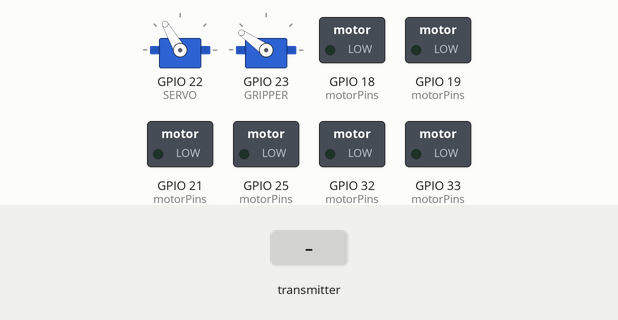
Recording of a sketch running on a simulated ESP32. Parts: 2 × servo, switched loads named in the sketch (green lamp = pin HIGH). The inputs (shaded band) are chosen by the test bench. What the sketch prints to the serial monitor is not drawn.

Above: at 1.2 s.
1.3 s: the transmitter starts sending position = 255
At 1.8 s:
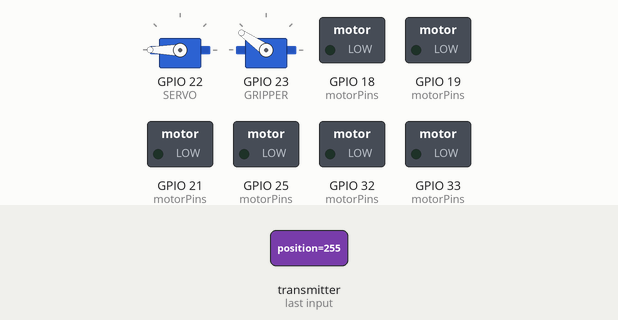
2.8 s: the transmitter starts sending LbuttonUp = 1
At 4.0 s:
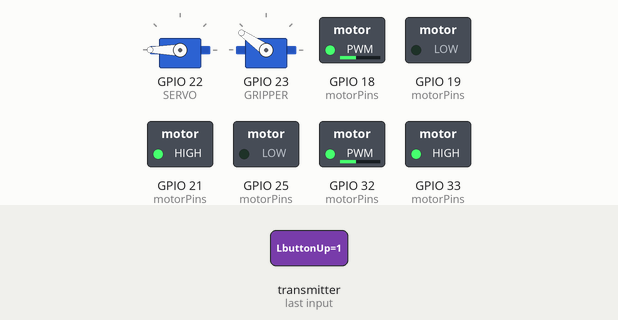
4.3 s: the transmitter starts sending LbuttonDown = 1
At 5.3 s:
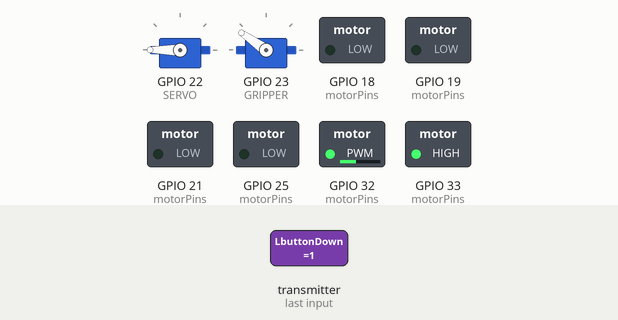
5.8 s: the transmitter starts sending RbuttonUp = 1
At 6.5 s:
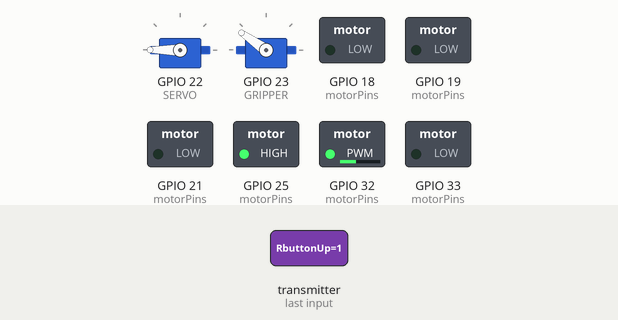
7.3 s: the transmitter starts sending LbuttonLeft = 1
At 7.6 s:
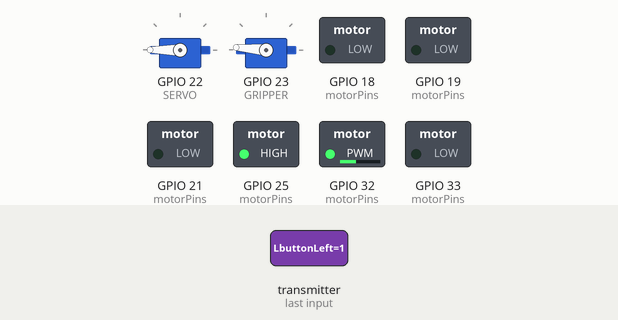
8.8 s: the transmitter starts sending RbuttonDown = 1
At 9.9 s:
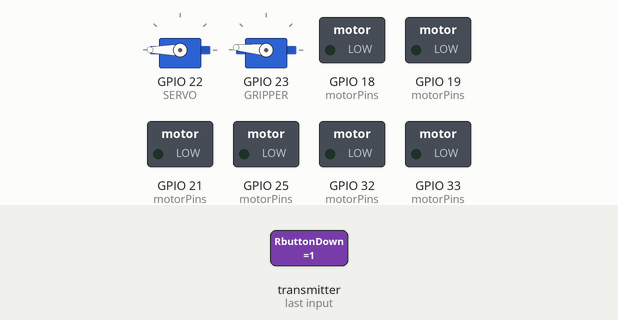
Timing chart, 0 to 11.3 s (numbered marks = the images above; inputs shaded):
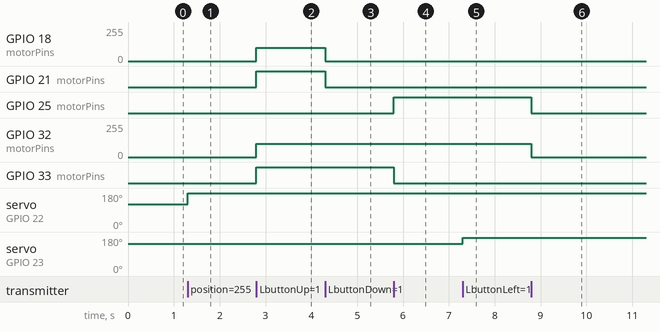

Measured:
- after the input at 1.3 s, servo on GPIO 22 (SERVO): 120° → 180° at once
- after the input at 2.8 s, GPIO 18 (motorPins), GPIO 32 (motorPins): 0/255 → 100/255 at once; GPIO 21 (motorPins), GPIO 33 (motorPins): LOW → HIGH at once
- after the input at 4.3 s, GPIO 18 (motorPins): 100/255 → 0/255 at once; GPIO 21 (motorPins): HIGH → LOW at once
- after the input at 5.8 s, GPIO 25 (motorPins): LOW → HIGH at once; GPIO 33 (motorPins): HIGH → LOW at once
- after the input at 7.3 s, servo on GPIO 23 (GRIPPER): 145° → 175° at once
- after the input at 8.8 s, GPIO 25 (motorPins): HIGH → LOW at once; GPIO 32 (motorPins): 100/255 → 0/255 at once

The sketch:

ManualTawan2car.ino
```cpp
#include <esp_now.h>
#include <WiFi.h>
#include <ESP32Servo.h>

//// Multi-core
//TaskHandle_t Task1;
//
//volatile uint8_t data_valid_flag = 0;

#define LEFT_MOTOR 0
#define RIGHT_MOTOR 1
#define STOP 0


#define PWMFreq 1000
#define PWMResolution 8

#define SERVO 22
#define GRIPPER 23
Servo servo;
Servo gripper;

struct MOTOR_PINS {
  uint8_t IN1;
  uint8_t IN2;
  uint8_t EN;
  uint8_t PWMSPEEDCHANNEL;
};

MOTOR_PINS motorPins[] = {
  { 21, 19, 18, 4 },  // LEFT_MOTOR
  { 25, 33, 32, 6 },  // RIGHT_MOTOR
};

void Motor_Init() {
  for (uint8_t i = 0; i < 2; ++i) {
    pinMode(motorPins[i].IN1, OUTPUT);
    pinMode(motorPins[i].IN2, OUTPUT);
    pinMode(motorPins[i].EN, OUTPUT);

    ledcSetup(motorPins[i].PWMSPEEDCHANNEL, PWMFreq, PWMResolution);
    ledcAttachPin(motorPins[i].EN, motorPins[i].PWMSPEEDCHANNEL);
    rotateMotor(i, STOP);
  }
}

void rotateMotor(uint8_t motorNumber, int motorSpeed) {
  if (motorSpeed < 0) {
    digitalWrite(motorPins[motorNumber].IN1, HIGH);
    digitalWrite(motorPins[motorNumber].IN2, LOW);
  } else if (motorSpeed > 0) {
    digitalWrite(motorPins[motorNumber].IN1, LOW);
    digitalWrite(motorPins[motorNumber].IN2, HIGH);
  } else {
    digitalWrite(motorPins[motorNumber].IN1, LOW);
    digitalWrite(motorPins[motorNumber].IN2, LOW);
  }
  ledcWrite(motorPins[motorNumber].PWMSPEEDCHANNEL, abs(motorSpeed));
}

void movement(bool LU, bool LD, bool RU, bool RD) {
  if (LU == 0) {
    rotateMotor(LEFT_MOTOR, 100);
  } else if (LD == 0) {
    rotateMotor(LEFT_MOTOR, -100);
  } else {
    rotateMotor(LEFT_MOTOR, STOP);
  }
  if (RU == 0) {
    rotateMotor(RIGHT_MOTOR, 100);
  } else if (RD == 0) {
    rotateMotor(RIGHT_MOTOR, -100);
  } else {
    rotateMotor(RIGHT_MOTOR, STOP);
  }
}

typedef struct struct_message {
  //  int pwmMotorLEFT;
  //  int pwmMotorRIGHT;
  uint8_t position;
  bool LbuttonUp;
  bool LbuttonDown;
  bool LbuttonLeft;
  bool LbuttonRight;
  bool RbuttonUp;
  bool RbuttonDown;

} struct_message;
struct_message myData;

void OnDataRecv(const uint8_t *mac, const uint8_t *incomingData, int len) {
  memcpy(&myData, incomingData, sizeof(myData));
  //  if(data_valid_flag == 0)// Set flag when the flag is cleared
  //    data_valid_flag = 1;
}


void setup() {
  servo.attach(SERVO);
  gripper.attach(GRIPPER);
  Serial.begin(115200);
  WiFi.mode(WIFI_STA);
  //WiFi.disconnect();
  WiFi.setSleep(false);
  Motor_Init();
  // Init ESP-NOW
  if (esp_now_init() != ESP_OK) {
    //  Serial.println("Error initializing ESP-NOW");
    return;
  }

  //xTaskCreatePinnedToCore(
  //                    Task1code,   /* Task function. */
  //                    "Task1",     /* name of task. */
  //                    10000,       /* Stack size of task */
  //                    NULL,        /* parameter of the task */
  //                    1,           /* priority of the task */
  //                    &Task1,      /* Task handle to keep track of created task */
  //                    0);          /* pin task to core 0 */

  esp_now_register_recv_cb(OnDataRecv);
  WiFi.setTxPower(WIFI_POWER_19_5dBm);
}


void action() {
  if (myData.position == 0 ) {
    servo.write(120);
  }
  if (myData.position > 79 ) { // test servo again
    servo.write(myData.position);
  }
  if (myData.LbuttonLeft == 0) {
    gripper.write(145);
  } else if (myData.LbuttonRight == 0) {
    gripper.write(175);
  }

  if (myData.LbuttonUp == 0 && myData.LbuttonDown == 0 && myData.RbuttonUp == 0 && myData.RbuttonDown == 0) {
    rotateMotor(LEFT_MOTOR, STOP);
    rotateMotor(RIGHT_MOTOR, STOP);
  } else {
    movement(myData.LbuttonUp, myData.LbuttonDown, myData.RbuttonUp, myData.RbuttonDown);
  }
  //  rotateMotor(LEFT_MOTOR,myData.pwmMotorLEFT);
  //  rotateMotor(RIGHT_MOTOR, myData.pwmMotorRIGHT);

  // rotateMotor(LEFT_MOTOR, -100);
  Serial.print(myData.LbuttonUp);
  Serial.print(myData.LbuttonDown);
  Serial.print(myData.RbuttonUp);
  Serial.print(myData.RbuttonDown );
  Serial.print(" position:");
  Serial.println(myData.position);


}
void loop() {
   action();
}

//void Task1code( void * pvParameters ){
//  while(1){
//    if(data_valid_flag == 1){
//      digitalWrite(2, HIGH);
//      action();
//      data_valid_flag = 0;// Clear flag
//      digitalWrite(2, LOW);
//    }
//
//  }
//
//}
```
